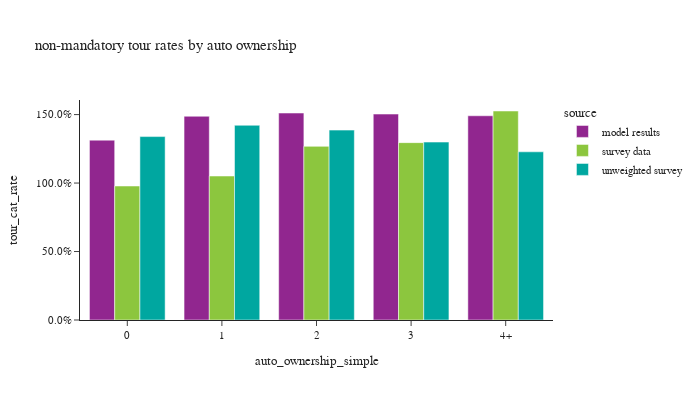

The notebook cell this image was saved under:
### Markdown cell above
- tour rates

### Code cell
df_auto_count = per_data.groupby(['source','auto_ownership_simple'])['person_weight'].sum().reset_index()

df_plot = non_m_tour_data. \
    groupby(['source','auto_ownership_simple','tour_category'])[['tour_weight']].sum().reset_index(). \
    merge(df_auto_count, how='left', on=['source','auto_ownership_simple'])
df_plot['tour_cat_rate'] = df_plot['tour_weight']/df_plot['person_weight']

fig = px.bar(df_plot, x="auto_ownership_simple", y="tour_cat_rate", color="source",barmode="group",
             # facet_col="ptype_label",facet_col_wrap=2,
             title="non-mandatory tour rates by auto ownership")
fig.for_each_annotation(lambda a: a.update(text=a.text.split("=")[-1]))
fig.update_layout(height=400, width=700)
fig.update_yaxes(tickformat=".1%")
fig.show()

### Figure 1 — Plotly figure (JSON) as saved in the notebook; plotly's stock layout.template omitted (floating-point values rounded to 4 significant figures)
{"data": [{"alignmentgroup": "True", "hovertemplate": "source=model results<br>auto_ownership_simple=%{x}<br>tour_cat_rate=%{y}<extra></extra>", "legendgroup": "model results", "marker": {"color": "#91268F", "pattern": {"shape": ""}}, "name": "model results", "offsetgroup": "model results", "orientation": "v", "showlegend": true, "textposition": "auto", "type": "bar", "x": ["0", "1", "2", "3", "4+"], "xaxis": "x", "y": [1.313, 1.488, 1.511, 1.504, 1.491], "yaxis": "y"}, {"alignmentgroup": "True", "hovertemplate": "source=survey data<br>auto_ownership_simple=%{x}<br>tour_cat_rate=%{y}<extra></extra>", "legendgroup": "survey data", "marker": {"color": "#8CC63E", "pattern": {"shape": ""}}, "name": "survey data", "offsetgroup": "survey data", "orientation": "v", "showlegend": true, "textposition": "auto", "type": "bar", "x": ["0", "1", "2", "3", "4+"], "xaxis": "x", "y": [0.9785, 1.051, 1.268, 1.295, 1.526], "yaxis": "y"}, {"alignmentgroup": "True", "hovertemplate": "source=unweighted survey<br>auto_ownership_simple=%{x}<br>tour_cat_rate=%{y}<extra></extra>", "legendgroup": "unweighted survey", "marker": {"color": "#00A7A0", "pattern": {"shape": ""}}, "name": "unweighted survey", "offsetgroup": "unweighted survey", "orientation": "v", "showlegend": true, "textposition": "auto", "type": "bar", "x": ["0", "1", "2", "3", "4+"], "xaxis": "x", "y": [1.339, 1.422, 1.387, 1.299, 1.228], "yaxis": "y"}], "layout": {"barmode": "group", "height": 400, "legend": {"title": {"text": "source"}, "tracegroupgap": 0}, "title": {"text": "non-mandatory tour rates by auto ownership"}, "width": 700, "xaxis": {"anchor": "y", "domain": [0.0, 1.0], "title": {"text": "auto_ownership_simple"}}, "yaxis": {"anchor": "x", "domain": [0.0, 1.0], "tickformat": ".1%", "title": {"text": "tour_cat_rate"}}}}
